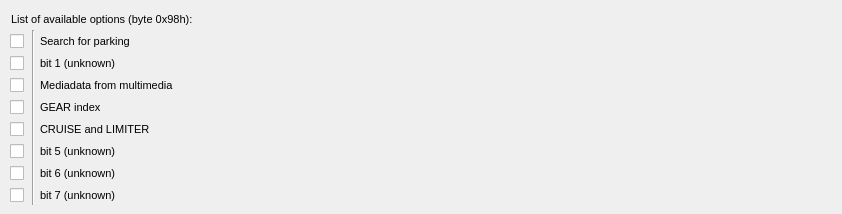
   <widget class="QWidget" name="b098">
    <attribute name="title">
     <string>Byte 98h</string>
    </attribute>
    <widget class="Line" name="line">
     <property name="geometry">
      <rect>
       <x>23</x>
       <y>30</y>
       <width>20</width>
       <height>175</height>
      </rect>
     </property>
     <property name="orientation">
      <enum>Qt::Vertical</enum>
     </property>
    </widget>
    <widget class="QLabel" name="label_4">
     <property name="geometry">
      <rect>
       <x>11</x>
       <y>11</y>
       <width>230</width>
       <height>16</height>
      </rect>
     </property>
     <property name="font">
      <font>
       <pointsize>8</pointsize>
      </font>
     </property>
     <property name="text">
      <string>List of available options (byte 0x98h):</string>
     </property>
     <property name="alignment">
      <set>Qt::AlignLeading|Qt::AlignLeft|Qt::AlignVCenter</set>
     </property>
    </widget>
    <widget class="QLabel" name="label_6">
     <property name="geometry">
      <rect>
       <x>40</x>
       <y>121</y>
       <width>789</width>
       <height>16</height>
      </rect>
     </property>
     <property name="font">
      <font>
       <pointsize>8</pointsize>
      </font>
     </property>
     <property name="toolTip">
      <string>&lt;html&gt;&lt;head/&gt;&lt;body&gt;&lt;p&gt;Данный параметр активирует отображение индикатора работы круиз-контроля и ограничителя скорости&lt;/p&gt;&lt;/body&gt;&lt;/html&gt;</string>
     </property>
     <property name="text">
      <string>CRUISE and LIMITER</string>
     </property>
     <property name="alignment">
      <set>Qt::AlignLeading|Qt::AlignLeft|Qt::AlignVCenter</set>
     </property>
    </widget>
    <widget class="QCheckBox" name="checkBox_CruiseLimit">
     <property name="geometry">
      <rect>
       <x>10</x>
       <y>121</y>
       <width>16</width>
       <height>16</height>
      </rect>
     </property>
     <property name="text">
      <string/>
     </property>
    </widget>
    <widget class="QLabel" name="label_27">
     <property name="geometry">
      <rect>
       <x>40</x>
       <y>143</y>
       <width>116</width>
       <height>16</height>
      </rect>
     </property>
     <property name="font">
      <font>
       <pointsize>8</pointsize>
      </font>
     </property>
     <property name="text">
      <string>bit 5 (unknown)</string>
     </property>
     <property name="alignment">
      <set>Qt::AlignLeading|Qt::AlignLeft|Qt::AlignVCenter</set>
     </property>
    </widget>
    <widget class="QCheckBox" name="byte098hbit5">
     <property name="enabled">
      <bool>true</bool>
     </property>
     <property name="geometry">
      <rect>
       <x>10</x>
       <y>143</y>
       <width>16</width>
       <height>16</height>
      </rect>
     </property>
     <property name="text">
      <string/>
     </property>
    </widget>
    <widget class="QLabel" name="label_28">
     <property name="geometry">
      <rect>
       <x>40</x>
       <y>165</y>
       <width>116</width>
       <height>16</height>
      </rect>
     </property>
     <property name="font">
      <font>
       <pointsize>8</pointsize>
      </font>
     </property>
     <property name="text">
      <string>bit 6 (unknown)</string>
     </property>
     <property name="alignment">
      <set>Qt::AlignLeading|Qt::AlignLeft|Qt::AlignVCenter</set>
     </property>
    </widget>
    <widget class="QCheckBox" name="byte098hbit6">
     <property name="enabled">
      <bool>true</bool>
     </property>
     <property name="geometry">
      <rect>
       <x>10</x>
       <y>165</y>
       <width>16</width>
       <height>16</height>
      </rect>
     </property>
     <property name="text">
      <string/>
     </property>
    </widget>
    <widget class="QLabel" name="label_29">
     <property name="geometry">
      <rect>
       <x>40</x>
       <y>187</y>
       <width>116</width>
       <height>16</height>
      </rect>
     </property>
     <property name="font">
      <font>
       <pointsize>8</pointsize>
      </font>
     </property>
     <property name="text">
      <string>bit 7 (unknown)</string>
     </property>
     <property name="alignment">
      <set>Qt::AlignLeading|Qt::AlignLeft|Qt::AlignVCenter</set>
     </property>
    </widget>
    <widget class="QCheckBox" name="byte098hbit7">
     <property name="enabled">
      <bool>true</bool>
     </property>
     <property name="geometry">
      <rect>
       <x>10</x>
       <y>187</y>
       <width>16</width>
       <height>16</height>
      </rect>
     </property>
     <property name="text">
      <string/>
     </property>
    </widget>
    <widget class="QLabel" name="label_25">
     <property name="geometry">
      <rect>
       <x>40</x>
       <y>33</y>
       <width>116</width>
       <height>16</height>
      </rect>
     </property>
     <property name="font">
      <font>
       <pointsize>8</pointsize>
      </font>
     </property>
     <property name="text">
      <string>Search for parking</string>
     </property>
    </widget>
    <widget class="QCheckBox" name="byte098hbit0">
     <property name="geometry">
      <rect>
       <x>10</x>
       <y>33</y>
       <width>16</width>
       <height>16</height>
      </rect>
     </property>
     <property name="text">
      <string/>
     </property>
    </widget>
    <widget class="QLabel" name="label_26">
     <property name="geometry">
      <rect>
       <x>40</x>
       <y>55</y>
       <width>116</width>
       <height>16</height>
      </rect>
     </property>
     <property name="font">
      <font>
       <pointsize>8</pointsize>
      </font>
     </property>
     <property name="text">
      <string>bit 1 (unknown)</string>
     </property>
    </widget>
    <widget class="QCheckBox" name="byte098hbit1">
     <property name="geometry">
      <rect>
       <x>10</x>
       <y>55</y>
       <width>16</width>
       <height>16</height>
      </rect>
     </property>
     <property name="text">
      <string/>
     </property>
    </widget>
    <widget class="QLabel" name="label_5">
     <property name="geometry">
      <rect>
       <x>40</x>
       <y>77</y>
       <width>793</width>
       <height>16</height>
      </rect>
     </property>
     <property name="font">
      <font>
       <pointsize>8</pointsize>
      </font>
     </property>
     <property name="toolTip">
      <string>&lt;html&gt;&lt;head/&gt;&lt;body&gt;&lt;table border=&quot;0&quot; style=&quot; margin-top:0px; margin-bottom:0px; margin-left:0px; margin-right:0px;&quot; width=&quot;300&quot; cellspacing=&quot;2&quot; cellpadding=&quot;0&quot;&gt;&lt;tr&gt;&lt;td width=&quot;300&quot;&gt;&lt;p&gt;Данный параметр активирует получение из RT6/SMEG/NAC данных о радио/медиа/телефоне&lt;/p&gt;&lt;p&gt;&lt;br/&gt;&lt;img src=&quot;:/main_screen/images/main_screen.jpg&quot;/&gt;&lt;/p&gt;&lt;/td&gt;&lt;/tr&gt;&lt;/table&gt;&lt;/body&gt;&lt;/html&gt;</string>
     </property>
     <property name="toolTipDuration">
      <number>-1</number>
     </property>
     <property name="text">
      <string>Mediadata from multimedia</string>
     </property>
    </widget>
    <widget class="QCheckBox" name="checkBox_MediaData">
     <property name="enabled">
      <bool>true</bool>
     </property>
     <property name="geometry">
      <rect>
       <x>10</x>
       <y>77</y>
       <width>16</width>
       <height>16</height>
      </rect>
     </property>
     <property name="text">
      <string/>
     </property>
     <property name="checked">
      <bool>false</bool>
     </property>
    </widget>
    <widget class="QLabel" name="label_7">
     <property name="geometry">
      <rect>
       <x>40</x>
       <y>99</y>
       <width>739</width>
       <height>16</height>
      </rect>
     </property>
     <property name="font">
      <font>
       <pointsize>8</pointsize>
      </font>
     </property>
     <property name="toolTip">
      <string>&lt;html&gt;&lt;head/&gt;&lt;body&gt;&lt;p&gt; Данный параметр активирует отображение в правом верхнем углу индикатора текущей передачи&lt;/p&gt;&lt;/body&gt;&lt;/html&gt;</string>
     </property>
     <property name="text">
      <string>GEAR index</string>
     </property>
     <property name="alignment">
      <set>Qt::AlignLeading|Qt::AlignLeft|Qt::AlignVCenter</set>
     </property>
    </widget>
    <widget class="QCheckBox" name="checkBox_ActiveGear">
     <property name="geometry">
      <rect>
       <x>10</x>
       <y>99</y>
       <width>16</width>
       <height>16</height>
      </rect>
     </property>
     <property name="text">
      <string/>
     </property>
    </widget>
    <zorder>label_4</zorder>
    <zorder>label_6</zorder>
    <zorder>checkBox_CruiseLimit</zorder>
    <zorder>label_27</zorder>
    <zorder>byte098hbit5</zorder>
    <zorder>label_28</zorder>
    <zorder>byte098hbit6</zorder>
    <zorder>label_29</zorder>
    <zorder>byte098hbit7</zorder>
    <zorder>label_25</zorder>
    <zorder>byte098hbit0</zorder>
    <zorder>label_26</zorder>
    <zorder>byte098hbit1</zorder>
    <zorder>label_5</zorder>
    <zorder>checkBox_MediaData</zorder>
    <zorder>label_7</zorder>
    <zorder>checkBox_ActiveGear</zorder>
    <zorder>line</zorder>
   </widget>
